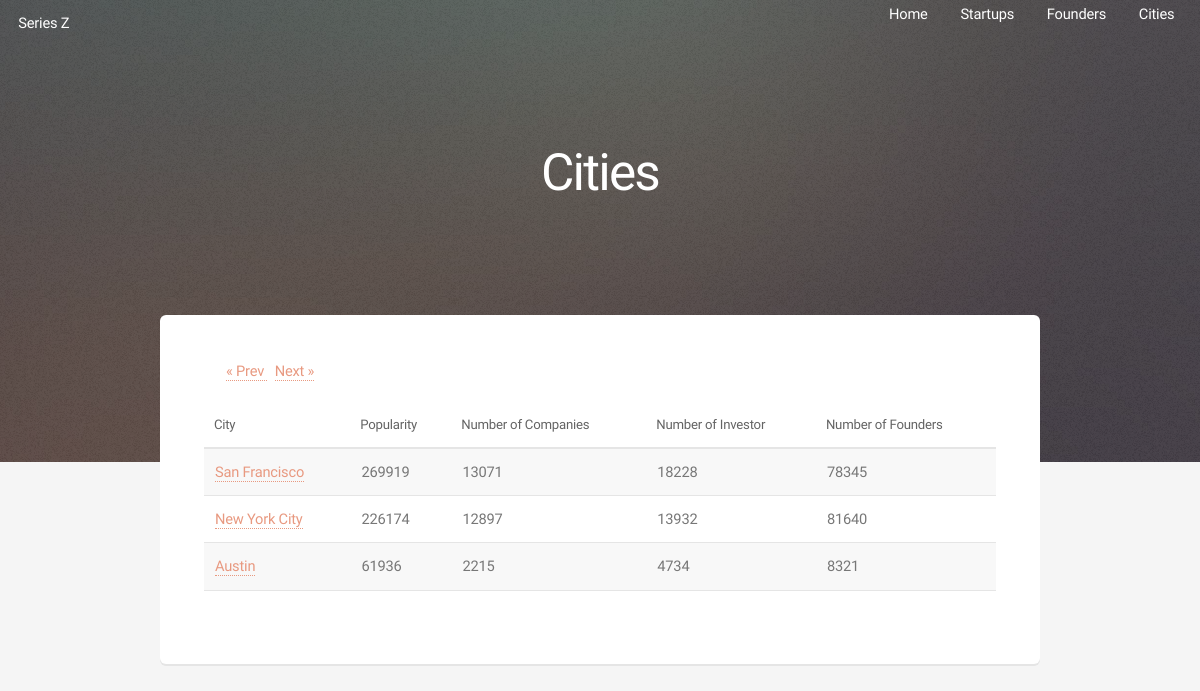
Before: /cities with the older database file.
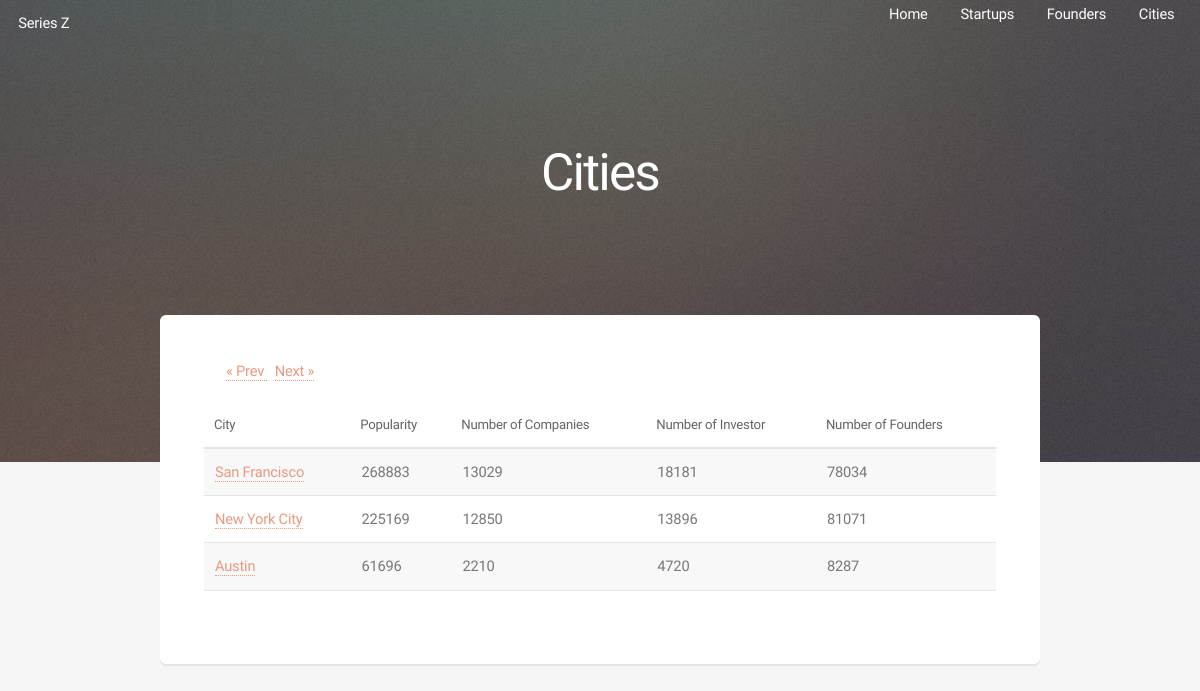
After: the same page with the newer database file.
### models.py (models this page shows, shortened)
class City(Base):
    __tablename__ = 'cities'
    id = Column(Integer, primary_key=True)
    name = Column(String, nullable=False)
    investor_followers = Column(Integer, nullable=False)
    popularity = Column(Integer, nullable=False)
    num_companies = Column(Integer, nullable=False)
    num_people = Column(Integer, nullable=False)
    startups = relationship("Startup", back_populates="city")
    founders = relationship("Founder", back_populates="city")

### app.py (the view, shortened to what this page needs)
@app.route('/<model_name>/')
def show_model_page(model_name):
    if model_name == 'cities' :
        data = db_session.query(City).all()
        return render_template("city_listing.html", cities=data)

### templates/city_listing.html (shortened to what this page needs)
<!DOCTYPE HTML>
<html>
    <head>
        <link rel="stylesheet" href="static/css-b/main.css" />
    </head>
    <body class="landing">
        <div id="page-wrapper">
                <header id="header" class="alt">
                    <h1><a href="/">Series Z</a></h1>
                    <nav id="nav">
                        <ul>
                            <li><a href="/">Home</a></li>
                            <li><a href="/startups">Startups</a></li>
                            <li><a href="/founders">Founders</a></li>
                            <li><a href="/cities">Cities</a></li>
                        </ul>
                    </nav>
                </header>
                <section id="banner">
                    <h2>Cities</h2>
                </section>
                <section id="main" class="container">
                                            <div class="12u">
                                <section class="box">
                                    <div class="table-wrapper">
                                        <table class="sortable with-pager">
                                            <thead>
                                                <tr>
                                                    <th>City</th>
                                                    <th>Popularity</th>
                                                    <th>Number of Companies</th>
                                                    <th>Number of Investor</th>
                                                    <th>Number of Founders</th>
                                                </tr>
                                            </thead>
                                            <tbody>
                                                {% for city in cities %}
                                                <tr>
                                                    <td><a href="/cities/{{ city['id'] }}">{{ city['name'] }}</a></td>
                                                    <td>{{ city['popularity'] }}</td>
                                                    <td>{{ city['num_companies'] }}</td>
                                                    <td>{{ city['investor_followers'] }}</td>
                                                    <td>{{ city['num_people'] }}</td>
                                                </tr>
                                                {% endfor %}
                                            </tbody>
                                            <tfoot>
                                              <ul class="pager" style="list-style-type:none">
                                                <li class="previous" style="display: inline">
                                                  <a href="#">
                                                    &laquo; Prev
                                                  </a>
                                                </li>
                                                <li class="next" style="display: inline">
                                                  <a href="#">
                                                    Next &raquo;
                                                  </a>
                                                </li>
                                              </ul>
                                            </tfoot>
                                        </table>
                                    </div>
                                </section>
                        </div>
        </div>
    </body>
</html>

Changed rows visible on the page:
changed City "San Francisco": popularity "269919" → "268883"; num_companies "13071" → "13029"; investor_followers "18228" → "18181"; num_people "78345" → "78034"
changed City "New York City": popularity "226174" → "225169"; num_companies "12897" → "12850"; investor_followers "13932" → "13896"; num_people "81640" → "81071"
changed City "Austin": popularity "61936" → "61696"; num_companies "2215" → "2210"; investor_followers "4734" → "4720"; num_people "8321" → "8287"
